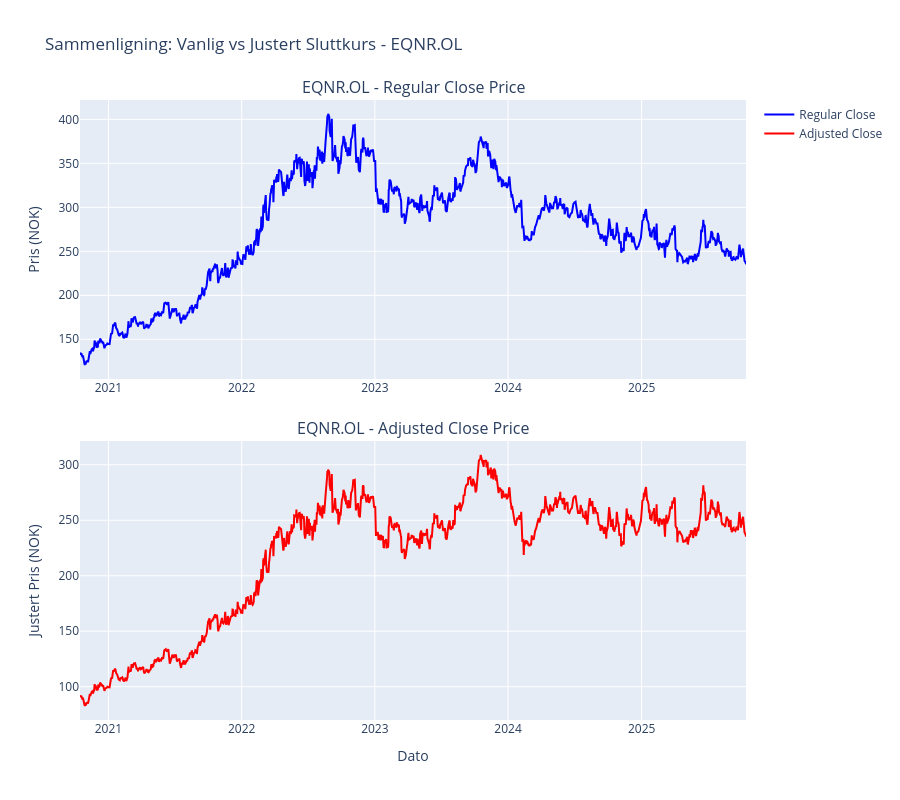

This figure's notebook cell:
### Code cell
# Create comparison chart: Regular Close vs Adjusted Close
from plotly.subplots import make_subplots

# Select one ticker for detailed comparison (you can change this)
sample_ticker = "EQNR.OL"

fig = make_subplots(
    rows=2, cols=1,
    subplot_titles=(f'{sample_ticker} - Regular Close Price', f'{sample_ticker} - Adjusted Close Price'),
    vertical_spacing=0.1
)

# Regular close price
fig.add_trace(
    go.Scatter(
        x=close_prices.index,
        y=close_prices[sample_ticker],
        mode='lines',
        name='Regular Close',
        line=dict(color='blue', width=2)
    ),
    row=1, col=1
)

# Adjusted close price
fig.add_trace(
    go.Scatter(
        x=adjusted_close_prices.index,
        y=adjusted_close_prices[sample_ticker],
        mode='lines',
        name='Adjusted Close',
        line=dict(color='red', width=2)
    ),
    row=2, col=1
)

fig.update_layout(
    title=f'Sammenligning: Vanlig vs Justert Sluttkurs - {sample_ticker}',
    height=800,
    showlegend=True
)

fig.update_xaxes(title_text="Dato", row=2, col=1)
fig.update_yaxes(title_text="Pris (NOK)", row=1, col=1)
fig.update_yaxes(title_text="Justert Pris (NOK)", row=2, col=1)

fig.show()

# Show the difference in actual numbers
print(f"\n{sample_ticker} - Price Comparison (Last 10 days):")
comparison_df = pd.DataFrame({
    'Date': close_prices.index[-10:],
    'Regular Close': close_prices[sample_ticker].iloc[-10:].values,
    'Adjusted Close': adjusted_close_prices[sample_ticker].iloc[-10:].values
})
comparison_df['Difference'] = comparison_df['Regular Close'] - comparison_df['Adjusted Close']
comparison_df['Difference %'] = ((comparison_df['Regular Close'] - comparison_df['Adjusted Close']) / comparison_df['Regular Close'] * 100).round(4)

print(comparison_df.to_string(index=False))

### Figure 1 — Plotly figure (JSON) as saved in the notebook; plotly's stock layout.template omitted (floating-point values rounded to 4 significant figures; data arrays with more than 128 entries replaced by an {"elided": "..."} marker saying what was removed)
{"data": [{"line": {"color": "blue", "width": 2}, "mode": "lines", "name": "Regular Close", "type": "scatter", "x": {"elided": "1257 str values"}, "xaxis": "x", "y": {"elided": "1257 float values"}, "yaxis": "y"}, {"line": {"color": "red", "width": 2}, "mode": "lines", "name": "Adjusted Close", "type": "scatter", "x": {"elided": "1257 str values"}, "xaxis": "x2", "y": {"elided": "1257 float values"}, "yaxis": "y2"}], "layout": {"annotations": [{"font": {"size": 16}, "showarrow": false, "text": "EQNR.OL - Regular Close Price", "x": 0.5, "xanchor": "center", "xref": "paper", "y": 1, "yanchor": "bottom", "yref": "paper"}, {"font": {"size": 16}, "showarrow": false, "text": "EQNR.OL - Adjusted Close Price", "x": 0.5, "xanchor": "center", "xref": "paper", "y": 0.45, "yanchor": "bottom", "yref": "paper"}], "height": 800, "showlegend": true, "title": {"text": "Sammenligning: Vanlig vs Justert Sluttkurs - EQNR.OL"}, "xaxis": {"anchor": "y", "domain": [0, 1]}, "xaxis2": {"anchor": "y2", "domain": [0, 1], "title": {"text": "Dato"}}, "yaxis": {"anchor": "x", "domain": [0.55, 1], "title": {"text": "Pris (NOK)"}}, "yaxis2": {"anchor": "x2", "domain": [0, 0.45], "title": {"text": "Justert Pris (NOK)"}}}}
